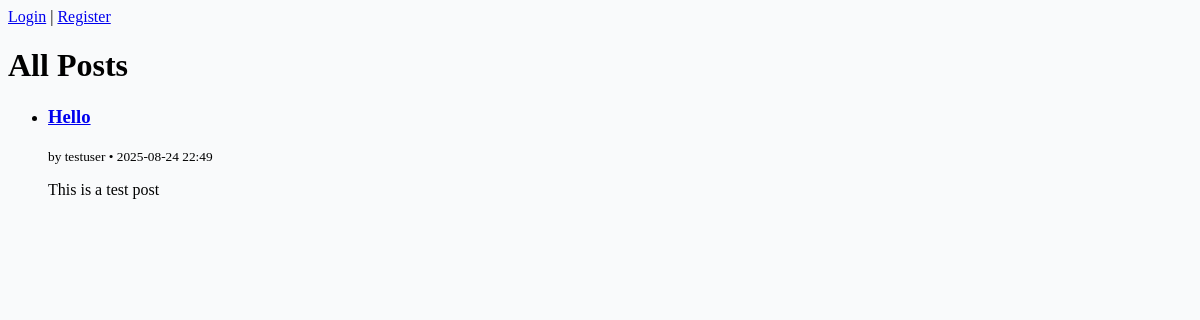
The app's page /posts/, older data.
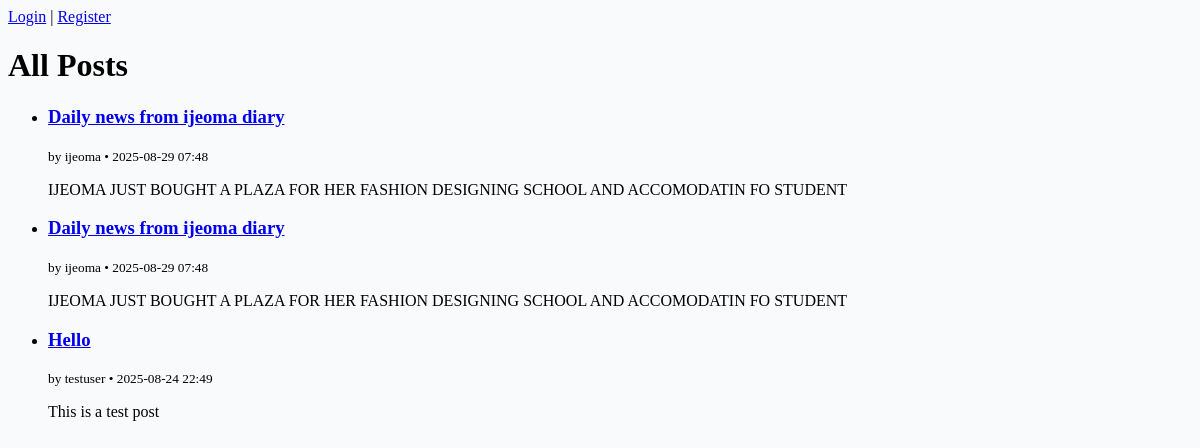
The same page, newer data.
### blog/models.py (models this page shows, shortened)
class Post(models.Model):
    title = models.CharField(max_length=200)
    content = models.TextField()
    published_date = models.DateTimeField(auto_now_add=True)
    author = models.ForeignKey(User, on_delete=models.CASCADE, related_name='posts')

### blog/views.py (the view)
class PostListView(ListView):
    model = Post
    template_name = "blog/post_list.html"
    context_object_name = "posts"
    ordering = ["-published_date"]  # newest first

### blog/templates/blog/post_list.html (shortened to what this page needs)
{% extends "blog/base.html" %}
{% block content %}
<h1>All Posts</h1>
<ul>
  {% for post in posts %}
    <li>
      <h3><a href="{% url 'post-detail' post.pk %}">{{ post.title }}</a></h3>
      <small>by {{ post.author.username }} • {{ post.published_date|date:"Y-m-d H:i" }}</small>
      <p>{{ post.content|truncatewords:30 }}</p>
    </li>
  {% empty %}
    <li>No posts yet.</li>
  {% endfor %}
</ul>
{% endblock %}

### blog/templates/blog/base.html (shortened to what this page needs)
{% load static %}
<!DOCTYPE html>
<html lang="en">
<head>
  <link rel="stylesheet" href="{% static 'blog/css/style.css' %}">
</head>
<body>
  <nav>
    {% if user.is_authenticated %}
      Hello, {{ user.username }} |
      <a href="{% url 'profile' %}">Profile</a> |
      <a href="{% url 'profile_edit' %}">Edit Profile</a> |
      <a href="{% url 'logout' %}">Logout</a>
    {% else %}
      <a href="{% url 'login' %}">Login</a> |
      <a href="{% url 'register' %}">Register</a>
    {% endif %}
  </nav>
  <main>
    {% block content %}{% endblock %}
  </main>
</body>
</html>

### blog/static/blog/css/style.css (style rules this page uses)
body { background: #f9fafb; }

Row changes from the older to the newer data that the page shows:
added Post: title "Daily news from ijeoma diary", author.username "ijeoma", published_date "2025-08-29 07:48", content "IJEOMA JUST BOUGHT A PLAZA FOR HER FASHION DESIGNING SCHOOL AND ACCOMODATIN FO STUDENT"
added Post: title "Daily news from ijeoma diary", author.username "ijeoma", published_date "2025-08-29 07:48", content "IJEOMA JUST BOUGHT A PLAZA FOR HER FASHION DESIGNING SCHOOL AND ACCOMODATIN FO STUDENT"
